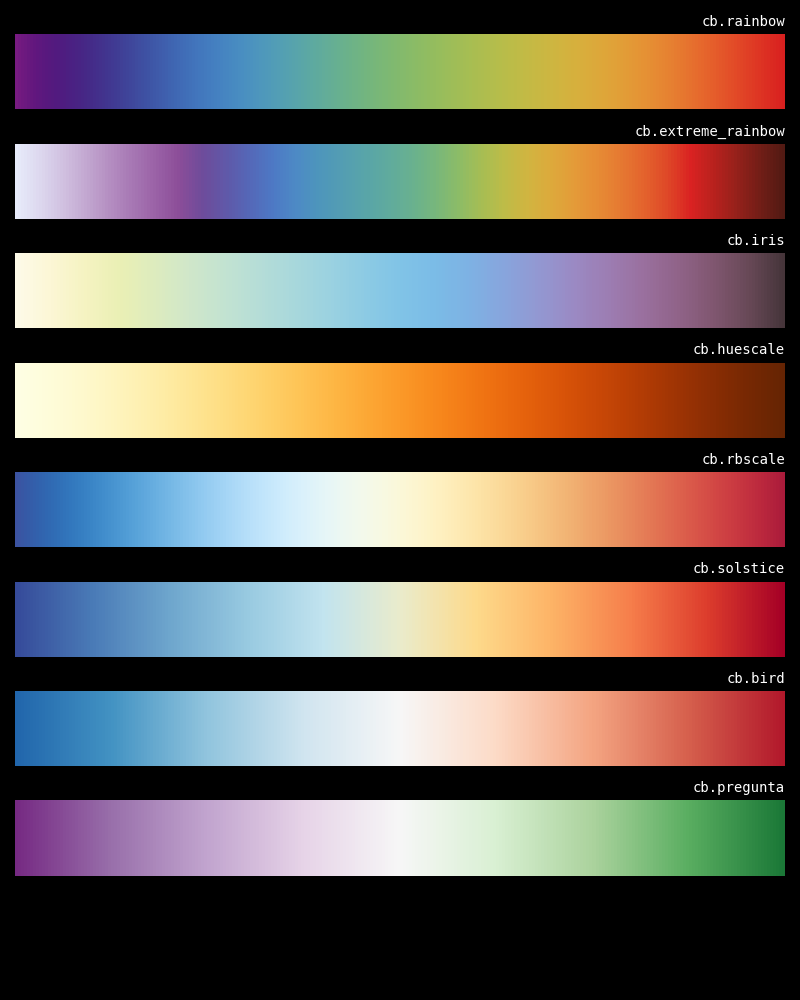

Python code for this plot:
import numpy as np
import matplotlib.pyplot as plt
import cblind as cb

x = np.repeat(np.linspace(0,1,256),15).reshape(256,15).T
PALETTES = ["cb.rainbow", "cb.extreme_rainbow", "cb.iris", "cb.huescale", "cb.rbscale", "cb.solstice", "cb.bird", "cb.pregunta"]
plt.figure(figsize=(8,10))
maps = [m for m in PALETTES]
l = len(maps)+1
for i, m in enumerate(maps):
    plt.subplot(l,1,i+1)
    plt.axis("off")
    plt.imshow(x, aspect='auto', cmap=cb.cbmap(m), origin="lower")
    plt.title(m, fontsize=10, loc="right", font="monospace", color="w")
plt.tight_layout()
plt.savefig("colormaps.png", dpi=100, facecolor='black')
